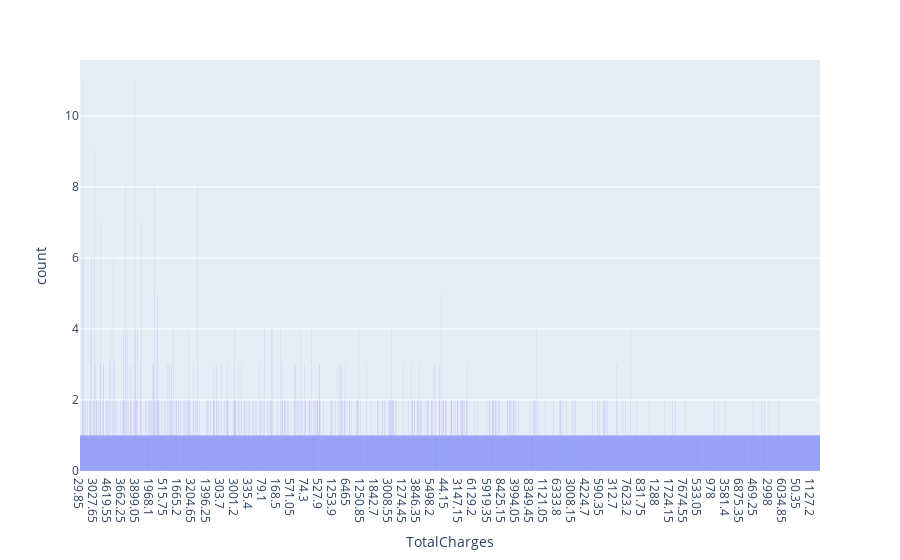

The notebook cell this image was saved under:
### Code cell
fig = px.histogram(df, x="TotalCharges", nbins=1000)
fig.show()

### Figure 1 — Plotly figure (JSON) as saved in the notebook; plotly's stock layout.template omitted (floating-point values rounded to 4 significant figures; data arrays with more than 128 entries replaced by an {"elided": "..."} marker saying what was removed)
{"data": [{"alignmentgroup": "True", "bingroup": "x", "hovertemplate": "TotalCharges=%{x}<br>count=%{y}<extra></extra>", "legendgroup": "", "marker": {"color": "#636efa", "pattern": {"shape": ""}}, "name": "", "nbinsx": 1000, "offsetgroup": "", "orientation": "v", "showlegend": false, "type": "histogram", "x": {"elided": "7043 str values"}, "xaxis": "x", "yaxis": "y"}], "layout": {"barmode": "relative", "legend": {"tracegroupgap": 0}, "margin": {"t": 60}, "xaxis": {"anchor": "y", "domain": [0, 1], "title": {"text": "TotalCharges"}}, "yaxis": {"anchor": "x", "domain": [0, 1], "title": {"text": "count"}}}}
